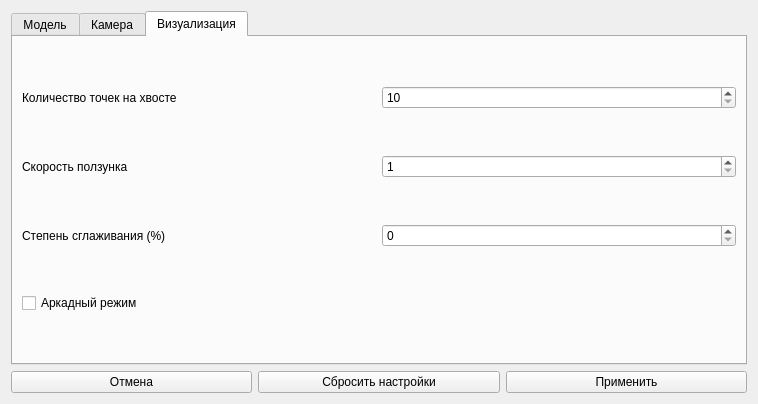
<?xml version="1.0" encoding="UTF-8"?>
<ui version="4.0">
 <class>WindowPreferences</class>
 <widget class="QWidget" name="WindowPreferences">
  <property name="windowModality">
   <enum>Qt::NonModal</enum>
  </property>
  <property name="geometry">
   <rect>
    <x>0</x>
    <y>0</y>
    <width>758</width>
    <height>404</height>
   </rect>
  </property>
  <property name="focusPolicy">
   <enum>Qt::StrongFocus</enum>
  </property>
  <property name="contextMenuPolicy">
   <enum>Qt::DefaultContextMenu</enum>
  </property>
  <property name="windowTitle">
   <string>Настройки</string>
  </property>
  <property name="autoFillBackground">
   <bool>true</bool>
  </property>
  <layout class="QGridLayout" name="gridLayout">
   <item row="1" column="0">
    <layout class="QHBoxLayout" name="horizontalLayout">
     <property name="topMargin">
      <number>0</number>
     </property>
     <item>
      <widget class="QPushButton" name="cancelButton">
       <property name="text">
        <string>Отмена</string>
       </property>
      </widget>
     </item>
     <item>
      <widget class="QPushButton" name="setDefaultButton">
       <property name="text">
        <string>Сбросить настройки</string>
       </property>
      </widget>
     </item>
     <item>
      <widget class="QPushButton" name="applyButton">
       <property name="text">
        <string>Применить</string>
       </property>
      </widget>
     </item>
    </layout>
   </item>
   <item row="0" column="0">
    <widget class="QTabWidget" name="prefsTabWidget">
     <property name="currentIndex">
      <number>2</number>
     </property>
     <widget class="QWidget" name="tabModel">
      <attribute name="title">
       <string>Модель</string>
      </attribute>
      <layout class="QGridLayout" name="gridLayout_3">
       <item row="3" column="0">
        <layout class="QHBoxLayout" name="horizontalLayout_8">
         <item>
          <widget class="QLabel" name="deltaTimeLabel">
           <property name="text">
            <string>Tau</string>
           </property>
          </widget>
         </item>
         <item>
          <widget class="QDoubleSpinBox" name="deltaTimeValue">
           <property name="decimals">
            <number>10</number>
           </property>
           <property name="maximum">
            <double>1.000000000000000</double>
           </property>
           <property name="singleStep">
            <double>0.001000000000000</double>
           </property>
          </widget>
         </item>
        </layout>
       </item>
       <item row="4" column="0">
        <layout class="QHBoxLayout" name="horizontalLayout_5">
         <item>
          <widget class="QLabel" name="startPointsCoordsLabel">
           <property name="text">
            <string>Координаты стартовой точки</string>
           </property>
          </widget>
         </item>
         <item>
          <widget class="QDoubleSpinBox" name="xCoordValue">
           <property name="decimals">
            <number>5</number>
           </property>
           <property name="minimum">
            <double>-10000.000000000000000</double>
           </property>
           <property name="maximum">
            <double>10000.000000000000000</double>
           </property>
          </widget>
         </item>
         <item>
          <widget class="QDoubleSpinBox" name="yCoordValue">
           <property name="decimals">
            <number>5</number>
           </property>
           <property name="minimum">
            <double>-1000.000000000000000</double>
           </property>
           <property name="maximum">
            <double>1000.000000000000000</double>
           </property>
          </widget>
         </item>
         <item>
          <widget class="QDoubleSpinBox" name="zCoordValue">
           <property name="decimals">
            <number>5</number>
           </property>
           <property name="minimum">
            <double>-1000.000000000000000</double>
           </property>
           <property name="maximum">
            <double>1000.000000000000000</double>
           </property>
          </widget>
         </item>
        </layout>
       </item>
       <item row="0" column="0">
        <layout class="QHBoxLayout" name="horizontalLayout_2">
         <item>
          <widget class="QLabel" name="trajNumberLabel">
           <property name="text">
            <string>Количество стартовых точек</string>
           </property>
          </widget>
         </item>
         <item>
          <widget class="QSpinBox" name="trajNumberValue">
           <property name="maximum">
            <number>100000</number>
           </property>
           <property name="singleStep">
            <number>100</number>
           </property>
          </widget>
         </item>
        </layout>
       </item>
       <item row="1" column="0">
        <layout class="QHBoxLayout" name="horizontalLayout_3">
         <item>
          <widget class="QLabel" name="pointsNumberLabel">
           <property name="text">
            <string>Размер траектории для одной точки</string>
           </property>
          </widget>
         </item>
         <item>
          <widget class="QSpinBox" name="pointsNumberValue">
           <property name="maximum">
            <number>200000</number>
           </property>
           <property name="singleStep">
            <number>1000</number>
           </property>
          </widget>
         </item>
        </layout>
       </item>
       <item row="2" column="0">
        <layout class="QHBoxLayout" name="horizontalLayout_10">
         <item>
          <widget class="QLabel" name="startPointsDeltaLabel">
           <property name="text">
            <string>Расстояние между стартовыми точками</string>
           </property>
          </widget>
         </item>
         <item>
          <widget class="QDoubleSpinBox" name="startPointsDeltaValue">
           <property name="decimals">
            <number>5</number>
           </property>
           <property name="maximum">
            <double>10.000000000000000</double>
           </property>
           <property name="singleStep">
            <double>0.010000000000000</double>
           </property>
          </widget>
         </item>
        </layout>
       </item>
      </layout>
     </widget>
     <widget class="QWidget" name="tabCamera">
      <attribute name="title">
       <string>Камера</string>
      </attribute>
      <layout class="QGridLayout" name="gridLayout_4">
       <item row="1" column="0">
        <layout class="QHBoxLayout" name="horizontalLayout_7">
         <item>
          <widget class="QLabel" name="moveSpeedLabel">
           <property name="text">
            <string>Скорость перемещения</string>
           </property>
          </widget>
         </item>
         <item>
          <widget class="QSlider" name="speedMoveSlider">
           <property name="minimum">
            <number>1</number>
           </property>
           <property name="maximum">
            <number>100</number>
           </property>
           <property name="orientation">
            <enum>Qt::Horizontal</enum>
           </property>
          </widget>
         </item>
        </layout>
       </item>
       <item row="0" column="0">
        <layout class="QHBoxLayout" name="horizontalLayout_6">
         <item>
          <widget class="QLabel" name="sensitivityLabel">
           <property name="text">
            <string>Чувствительность</string>
           </property>
          </widget>
         </item>
         <item>
          <widget class="QSlider" name="sensitivitySlider">
           <property name="minimum">
            <number>1</number>
           </property>
           <property name="maximum">
            <number>100</number>
           </property>
           <property name="orientation">
            <enum>Qt::Horizontal</enum>
           </property>
          </widget>
         </item>
        </layout>
       </item>
      </layout>
     </widget>
     <widget class="QWidget" name="tabView">
      <attribute name="title">
       <string>Визуализация</string>
      </attribute>
      <layout class="QGridLayout" name="gridLayout_5">
       <item row="1" column="0">
        <layout class="QHBoxLayout" name="horizontalLayout_11">
         <item>
          <widget class="QLabel" name="timerSpeedLabel">
           <property name="text">
            <string>Скорость ползунка</string>
           </property>
          </widget>
         </item>
         <item>
          <widget class="QSpinBox" name="timerSpeedValue">
           <property name="minimum">
            <number>1</number>
           </property>
           <property name="maximum">
            <number>20</number>
           </property>
          </widget>
         </item>
        </layout>
       </item>
       <item row="2" column="0">
        <layout class="QHBoxLayout" name="horizontalLayout_9">
         <item>
          <widget class="QLabel" name="interpolationLabel">
           <property name="text">
            <string>Степень сглаживания (%)</string>
           </property>
          </widget>
         </item>
         <item>
          <widget class="QSpinBox" name="interpolationDegree">
           <property name="minimum">
            <number>0</number>
           </property>
           <property name="maximum">
            <number>100</number>
           </property>
          </widget>
         </item>
        </layout>
       </item>
       <item row="0" column="0">
        <layout class="QHBoxLayout" name="horizontalLayout_4">
         <item>
          <widget class="QLabel" name="tailPointsNumberLabel">
           <property name="text">
            <string>Количество точек на хвосте</string>
           </property>
          </widget>
         </item>
         <item>
          <widget class="QSpinBox" name="tailPointsNumberValue">
           <property name="minimum">
            <number>10</number>
           </property>
           <property name="maximum">
            <number>1000</number>
           </property>
          </widget>
         </item>
        </layout>
       </item>
       <item row="3" column="0">
        <widget class="QCheckBox" name="arcadeModeCheckBox">
         <property name="layoutDirection">
          <enum>Qt::LeftToRight</enum>
         </property>
         <property name="text">
          <string>Аркадный режим</string>
         </property>
         <property name="tristate">
          <bool>false</bool>
         </property>
        </widget>
       </item>
      </layout>
     </widget>
    </widget>
   </item>
  </layout>
 </widget>
 <tabstops>
  <tabstop>prefsTabWidget</tabstop>
  <tabstop>trajNumberValue</tabstop>
  <tabstop>pointsNumberValue</tabstop>
  <tabstop>xCoordValue</tabstop>
  <tabstop>yCoordValue</tabstop>
  <tabstop>zCoordValue</tabstop>
  <tabstop>sensitivitySlider</tabstop>
  <tabstop>speedMoveSlider</tabstop>
  <tabstop>tailPointsNumberValue</tabstop>
  <tabstop>cancelButton</tabstop>
  <tabstop>setDefaultButton</tabstop>
  <tabstop>applyButton</tabstop>
 </tabstops>
 <resources/>
 <connections>
  <connection>
   <sender>cancelButton</sender>
   <signal>clicked()</signal>
   <receiver>WindowPreferences</receiver>
   <slot>slot_cancel_button()</slot>
   <hints>
    <hint type="sourcelabel">
     <x>55</x>
     <y>379</y>
    </hint>
    <hint type="destinationlabel">
     <x>7</x>
     <y>384</y>
    </hint>
   </hints>
  </connection>
  <connection>
   <sender>setDefaultButton</sender>
   <signal>clicked()</signal>
   <receiver>WindowPreferences</receiver>
   <slot>slot_set_default_button()</slot>
   <hints>
    <hint type="sourcelabel">
     <x>239</x>
     <y>382</y>
    </hint>
    <hint type="destinationlabel">
     <x>192</x>
     <y>396</y>
    </hint>
   </hints>
  </connection>
  <connection>
   <sender>applyButton</sender>
   <signal>clicked()</signal>
   <receiver>WindowPreferences</receiver>
   <slot>slot_apply_button()</slot>
   <hints>
    <hint type="sourcelabel">
     <x>410</x>
     <y>384</y>
    </hint>
    <hint type="destinationlabel">
     <x>390</x>
     <y>397</y>
    </hint>
   </hints>
  </connection>
 </connections>
 <slots>
  <slot>slot_cancel_button()</slot>
  <slot>slot_set_default_button()</slot>
  <slot>slot_apply_button()</slot>
 </slots>
</ui>
